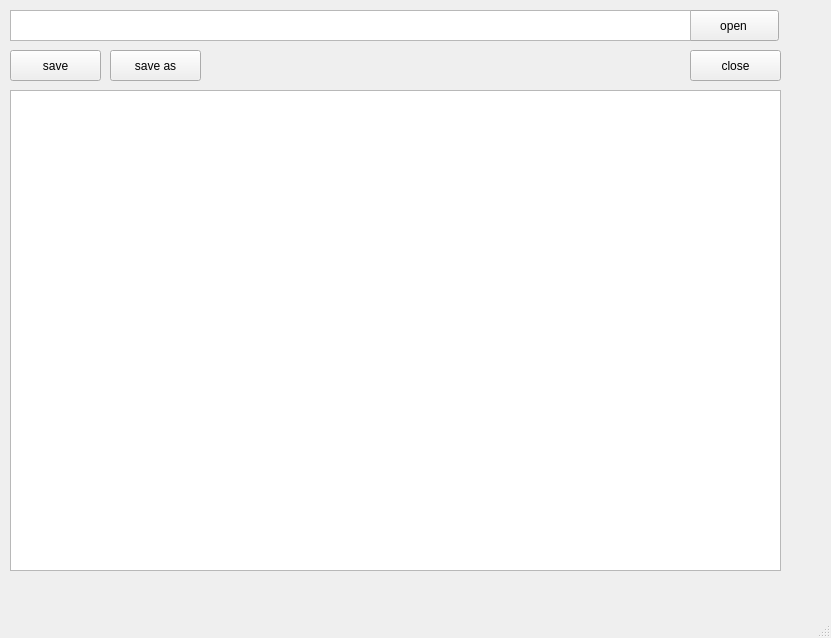
<?xml version="1.0" encoding="UTF-8"?>
<ui version="4.0">
 <class>texteditor</class>
 <widget class="QMainWindow" name="texteditor">
  <property name="geometry">
   <rect>
    <x>0</x>
    <y>0</y>
    <width>831</width>
    <height>638</height>
   </rect>
  </property>
  <property name="windowTitle">
   <string>texteditor</string>
  </property>
  <widget class="QWidget" name="centralwidget">
   <widget class="QPushButton" name="open">
    <property name="geometry">
     <rect>
      <x>688</x>
      <y>10</y>
      <width>91</width>
      <height>31</height>
     </rect>
    </property>
    <property name="text">
     <string>open</string>
    </property>
   </widget>
   <widget class="QPushButton" name="close">
    <property name="geometry">
     <rect>
      <x>690</x>
      <y>50</y>
      <width>91</width>
      <height>31</height>
     </rect>
    </property>
    <property name="text">
     <string>close</string>
    </property>
   </widget>
   <widget class="QPushButton" name="save">
    <property name="geometry">
     <rect>
      <x>10</x>
      <y>50</y>
      <width>91</width>
      <height>31</height>
     </rect>
    </property>
    <property name="text">
     <string>save</string>
    </property>
   </widget>
   <widget class="QPushButton" name="saveas">
    <property name="geometry">
     <rect>
      <x>110</x>
      <y>50</y>
      <width>91</width>
      <height>31</height>
     </rect>
    </property>
    <property name="text">
     <string>save as</string>
    </property>
   </widget>
   <widget class="QTextEdit" name="textEdit">
    <property name="geometry">
     <rect>
      <x>10</x>
      <y>90</y>
      <width>771</width>
      <height>481</height>
     </rect>
    </property>
   </widget>
   <widget class="QTextBrowser" name="filename">
    <property name="geometry">
     <rect>
      <x>10</x>
      <y>10</y>
      <width>681</width>
      <height>31</height>
     </rect>
    </property>
    <property name="html">
     <string>&lt;!DOCTYPE HTML PUBLIC &quot;-//W3C//DTD HTML 4.0//EN&quot; &quot;http://www.w3.org/TR/REC-html40/strict.dtd&quot;&gt;
&lt;html&gt;&lt;head&gt;&lt;meta name=&quot;qrichtext&quot; content=&quot;1&quot; /&gt;&lt;style type=&quot;text/css&quot;&gt;
p, li { white-space: pre-wrap; }
&lt;/style&gt;&lt;/head&gt;&lt;body style=&quot; font-family:'Ubuntu'; font-size:11pt; font-weight:400; font-style:normal;&quot;&gt;
&lt;p style=&quot;-qt-paragraph-type:empty; margin-top:0px; margin-bottom:0px; margin-left:0px; margin-right:0px; -qt-block-indent:0; text-indent:0px;&quot;&gt;&lt;br /&gt;&lt;/p&gt;&lt;/body&gt;&lt;/html&gt;</string>
    </property>
   </widget>
  </widget>
  <widget class="QMenuBar" name="menubar">
   <property name="geometry">
    <rect>
     <x>0</x>
     <y>0</y>
     <width>831</width>
     <height>22</height>
    </rect>
   </property>
  </widget>
  <widget class="QStatusBar" name="statusbar"/>
 </widget>
 <resources/>
 <connections/>
</ui>
